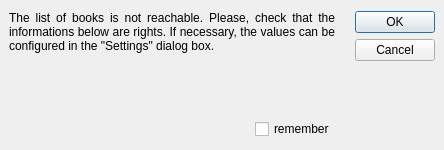
<?xml version="1.0" encoding="UTF-8"?>
<ui version="4.0">
 <class>dialogInput</class>
 <widget class="QDialog" name="dialogInput">
  <property name="windowModality">
   <enum>Qt::WindowModal</enum>
  </property>
  <property name="geometry">
   <rect>
    <x>0</x>
    <y>0</y>
    <width>444</width>
    <height>150</height>
   </rect>
  </property>
  <property name="sizePolicy">
   <sizepolicy hsizetype="Fixed" vsizetype="Fixed">
    <horstretch>0</horstretch>
    <verstretch>0</verstretch>
   </sizepolicy>
  </property>
  <property name="minimumSize">
   <size>
    <width>444</width>
    <height>113</height>
   </size>
  </property>
  <property name="maximumSize">
   <size>
    <width>444</width>
    <height>16777215</height>
   </size>
  </property>
  <property name="windowTitle">
   <string>Inputs</string>
  </property>
  <property name="windowIcon">
   <iconset resource="../images/images.qrc">
    <normaloff>:/img/settings.png</normaloff>:/img/settings.png</iconset>
  </property>
  <layout class="QGridLayout" name="gridLayout">
   <property name="horizontalSpacing">
    <number>20</number>
   </property>
   <property name="leftMargin">
    <number>9</number>
   </property>
   <property name="rightMargin">
    <number>9</number>
   </property>
   <item row="0" column="0" colspan="2">
    <widget class="QLabel" name="label">
     <property name="text">
      <string>The list of books is not reachable. Please, check that the informations below are rights. If necessary, the values can be configured in the &quot;Settings&quot; dialog box.</string>
     </property>
     <property name="alignment">
      <set>Qt::AlignJustify|Qt::AlignTop</set>
     </property>
     <property name="wordWrap">
      <bool>true</bool>
     </property>
    </widget>
   </item>
   <item row="0" column="2">
    <widget class="QDialogButtonBox" name="buttonBox">
     <property name="orientation">
      <enum>Qt::Vertical</enum>
     </property>
     <property name="standardButtons">
      <set>QDialogButtonBox::Cancel|QDialogButtonBox::Ok</set>
     </property>
    </widget>
   </item>
   <item row="1" column="1">
    <widget class="QCheckBox" name="checkValues">
     <property name="accessibleName">
      <string>remember</string>
     </property>
     <property name="accessibleDescription">
      <string>to remember the options below</string>
     </property>
     <property name="text">
      <string>remember</string>
     </property>
    </widget>
   </item>
   <item row="1" column="0">
    <spacer name="horizontalSpacer">
     <property name="orientation">
      <enum>Qt::Horizontal</enum>
     </property>
     <property name="sizeHint" stdset="0">
      <size>
       <width>40</width>
       <height>20</height>
      </size>
     </property>
    </spacer>
   </item>
  </layout>
 </widget>
 <resources>
  <include location="../images/images.qrc"/>
 </resources>
 <connections>
  <connection>
   <sender>buttonBox</sender>
   <signal>accepted()</signal>
   <receiver>dialogInput</receiver>
   <slot>accept()</slot>
   <hints>
    <hint type="sourcelabel">
     <x>248</x>
     <y>254</y>
    </hint>
    <hint type="destinationlabel">
     <x>157</x>
     <y>274</y>
    </hint>
   </hints>
  </connection>
  <connection>
   <sender>buttonBox</sender>
   <signal>rejected()</signal>
   <receiver>dialogInput</receiver>
   <slot>reject()</slot>
   <hints>
    <hint type="sourcelabel">
     <x>316</x>
     <y>260</y>
    </hint>
    <hint type="destinationlabel">
     <x>286</x>
     <y>274</y>
    </hint>
   </hints>
  </connection>
 </connections>
</ui>
